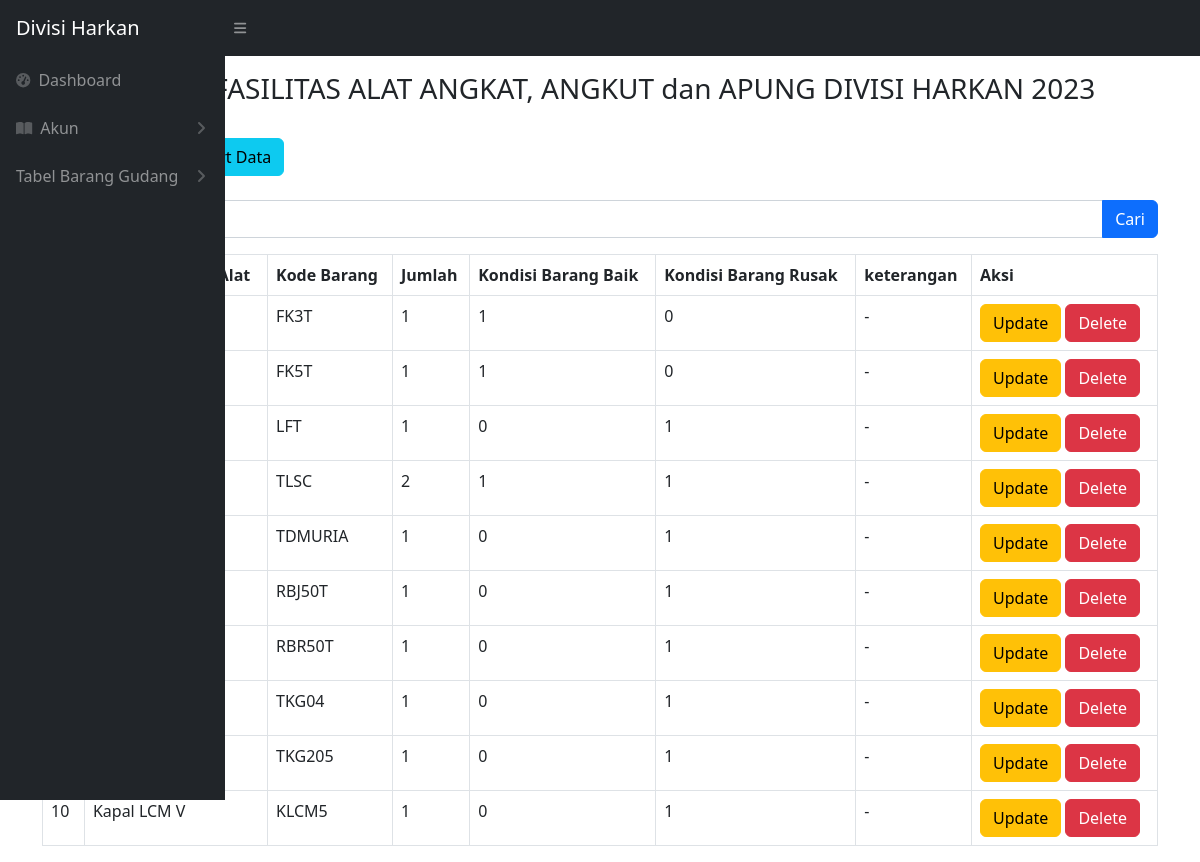
The app's page /angkut_apung.php, older data.
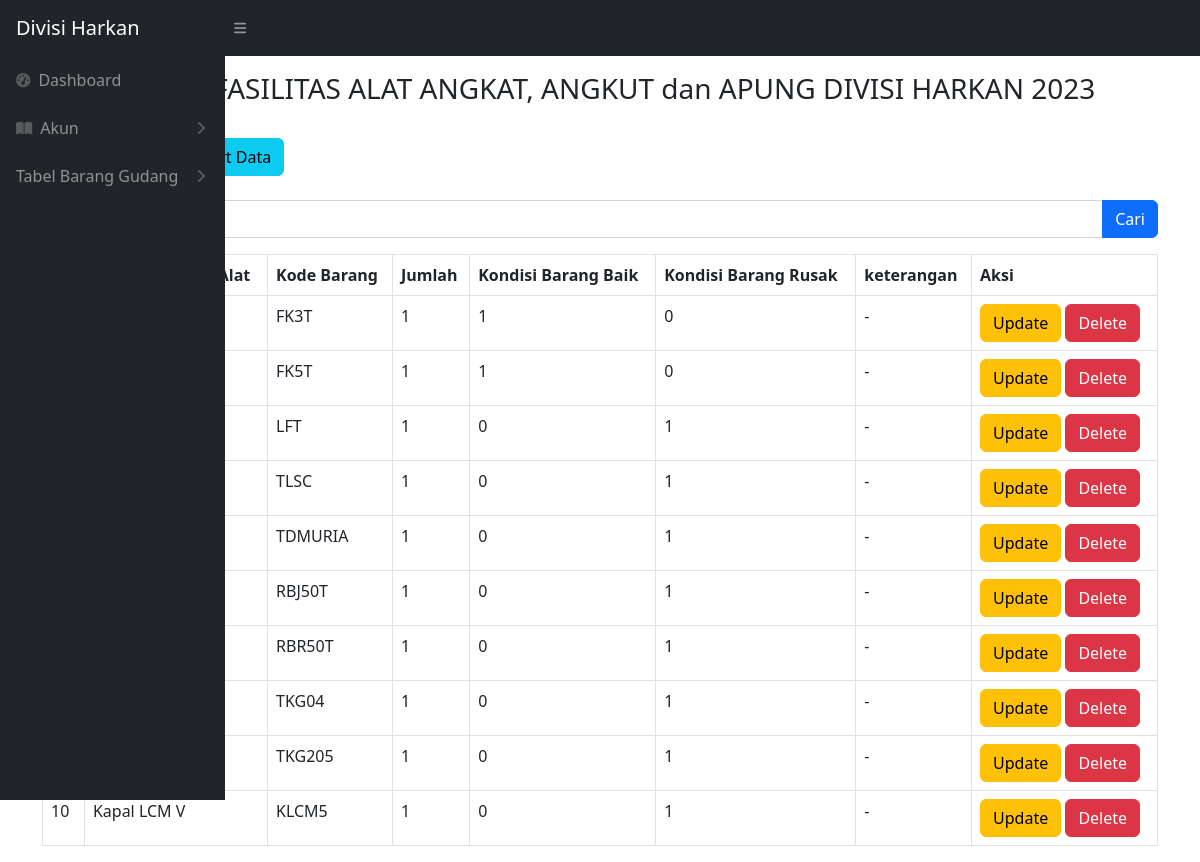
The same page, newer data.
### tables this page shows
CREATE TABLE `barang_angkut_apung` (
  `idbarang` int(11) NOT NULL,
  `namabarang` varchar(512) NOT NULL,
  `kodebarang` varchar(100) NOT NULL,
  `jumlah` int(11) NOT NULL,
  `baik` int(11) NOT NULL,
  `rusak` int(11) NOT NULL,
  `keterangan` varchar(512) NOT NULL,
  `kategori_id` int(11) NOT NULL
);

### angkut_apung.php (the view, shortened to what the changed rows need)
<?php
require 'controller/koneksi.php';
$query = "SELECT * FROM barang_angkut_apung";
?>
<!DOCTYPE html>
<html lang="en">
<head>
    <link href="css/styles.css" rel="stylesheet" />
</head>
<body class="sb-nav-fixed">
    <br>
    <br>
    <main>
        <br>
        <div class="container -fluid">
            <div class="card-mb-4">
                <br>
                <br>
                <div class="card-body">
                    <div class="table table-responsive">
                        <table class="table table-bordered" id="dataTable" width="100" cellspacing="0">
                            <thead>
                                <tr>
                                    <th>No</th>
                                    <th>Nama Barang / Alat</th>
                                    <th>Kode Barang</th>
                                    <th>Jumlah</th>
                                    <th>Kondisi Barang Baik</th>
                                    <th>Kondisi Barang Rusak</th>
                                    <th>keterangan</th>
                                    <th>Aksi</th>
                                </tr>
                            </thead>
                            <tbody>
                                <?php
                                $i = 1;
                                $ambilsemuadatabarang = mysqli_query($conn,$query);
                                while ($data = mysqli_fetch_array($ambilsemuadatabarang)) {
                                    $namabarang = $data['namabarang'];
                                    $kodebarang = $data['kodebarang'];
                                    $jumlah = $data['jumlah'];
                                    $barangbaik = $data['baik'];
                                    $barangrusak = $data['rusak'];
                                    $keterangan = $data['keterangan'];
                                    $idb = $data['idbarang'];
                                ?>
                                    <tr>
                                        <td><?= $i++ ?></td>
                                        <td><?= $namabarang ?></td>
                                        <td><?= $kodebarang ?></td>
                                        <td><?= $jumlah ?></td>
                                        <td><?= $barangbaik ?></td>
                                        <td><?= $barangrusak ?></td>
                                        <td><?= $keterangan ?></td>
                                        <td>
                                            <button type="button" class="btn btn-warning" data-bs-toggle="modal" data-bs-target="#edit<?= $idb; ?>">
                                                Update
                                            </button>
                                            <button type="button" class="btn btn-danger" data-bs-toggle="modal" data-bs-target="#delete<?= $idb; ?>">
                                                Delete
                                            </button>
                                        </td>
                                    </tr>
                                <?php
                                };
                                ?>
                            </tbody>
                        </table>
    </main>
</html>

Row changes from the older to the newer data that the page shows:
changed barang_angkut_apung "TLSC": jumlah "2" → "1"; baik "1" → "0"
